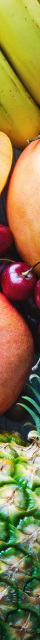
#> input picture lec_0_prepration/data/output/1d/part_0.png, 40 x 640 px; its folder holds 4 pictures in this run
$ python solver_1d.py
#> lines starting #> are read from the running program, lines starting #| are printed output that depends on the picture
import os, sys
from sklearn.metrics import mean_squared_error
import cv2 as cv
import numpy as np
from time import sleep


def check_sims_L(mImg1, mImg2):

    oPiv = cv.cvtColor(mImg1, cv.COLOR_BGR2GRAY)
    oTar = cv.cvtColor(mImg2, cv.COLOR_BGR2GRAY)

    oPiv = oPiv[:, :1]
    oTar = oTar[:, -1:]

    return mean_squared_error(oPiv, oTar)

def check_sims_R(mImg1, mImg2):
    oPiv = cv.cvtColor(mImg1, cv.COLOR_BGR2GRAY)
    oTar = cv.cvtColor(mImg2, cv.COLOR_BGR2GRAY)

    oPiv = oPiv[:, -1:]
    oTar = oTar[:, :1]

    return mean_squared_error(oPiv, oTar)

def checker_left(mData):
    oCheck_vals = np.zeros((len(mData), len(mData)))

    for i in range(oCheck_vals.shape[0]):
        for j in range(oCheck_vals.shape[0]):
            if (i!=j):
                oCheck_vals[i][j] = check_sims_L(mData[i], mData[j])
            else:
                oCheck_vals[i][j] = np.inf
#> this loop made 4 passes
#> pass 1, in check_sims_L, `oPiv = cv.cvtColor(mImg1, cv.COLOR_BGR2GRAY)`:
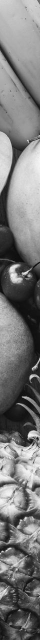
#> oPiv: shape (640, 40); min 10, max 248, mean 121.2
#> pass 1, in check_sims_L, `oTar = cv.cvtColor(mImg2, cv.COLOR_BGR2GRAY)`:
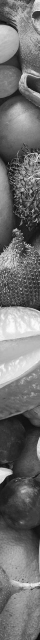
#> oTar: shape (640, 40); min 11, max 253, mean 112.8
#> pass 1, in check_sims_L (call 2), `oTar = cv.cvtColor(mImg2, cv.COLOR_BGR2GRAY)`:
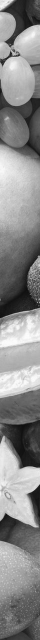
#> oTar: shape (640, 40); min 14, max 253, mean 137.2
#> pass 1, in check_sims_L (call 3), `oTar = cv.cvtColor(mImg2, cv.COLOR_BGR2GRAY)`:
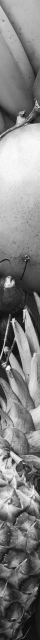
#> oTar: shape (640, 40); min 8, max 252, mean 129.6

    return np.argmax(np.amin(oCheck_vals, axis=1))


def solver(mData, mLeft_idx):
#> called with mLeft_idx = 2
    oSeq = [mLeft_idx]

    for i in range(len(mData)-len(oSeq)):
        oMin = 9999999
        oApp_idx = -1

        for j in range(len(mData)):
            if not j in oSeq:
                oNew_min = check_sims_R(mData[oSeq[-1]], mData[j])
                if oNew_min < oMin:
                    oMin = oNew_min
                    oApp_idx = j

        oSeq.append(oApp_idx)

    oImg_out = mData[oSeq[0]]

    for seq in oSeq[1:]:
        oImg_out = np.concatenate((oImg_out, mData[seq]), axis=1)
#> this loop made 3 passes
#> pass 1, in solver, `oImg_out = np.concatenate((oImg_out, mData[seq]), axis=1)`:
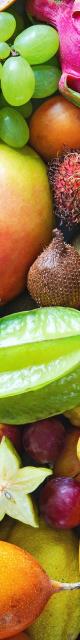
#> oImg_out: shape (640, 80, 3); mean B, G, R 65.8, 124.2, 149
#> pass 2, in solver, `oImg_out = np.concatenate((oImg_out, mData[seq]), axis=1)`:
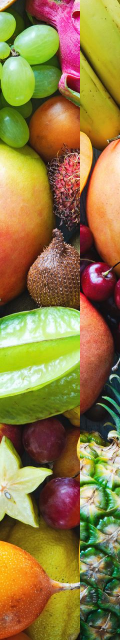
#> oImg_out: shape (640, 120, 3); mean B, G, R 67.1, 123.3, 146.1
#> pass 3, in solver, `oImg_out = np.concatenate((oImg_out, mData[seq]), axis=1)`:
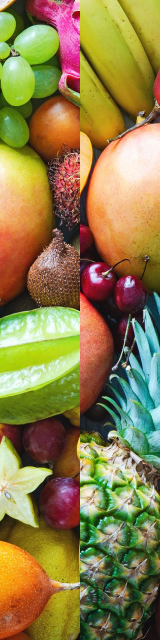
#> oImg_out: shape (640, 160, 3); mean B, G, R 74.1, 126.3, 142.4

    return oImg_out


if __name__=="__main__":
    filepath = '../lec_0_prepration/data/output/1d/'
    files = os.listdir(filepath)
    files.sort()
    print(files)

    img_lst = list()
    for afile in files:
        img_lst.append(cv.imread(filepath + afile))

    left_idx = checker_left(img_lst)
    img_res = solver(img_lst, left_idx)

    cv.imshow('result', img_res)
    cv.waitKey(0)
    exit()
#> (the program exits here)
